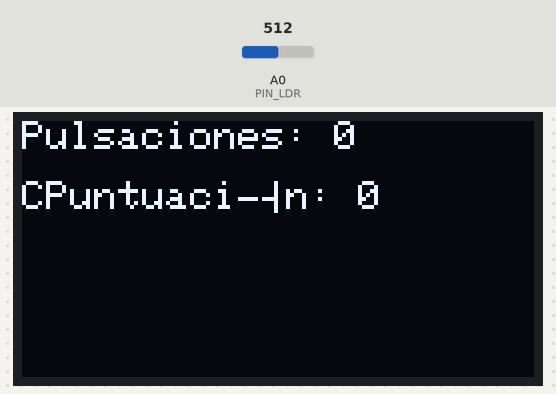
Simulated run of this sketch. Board: ESP8266 (Wemos D1 mini). Shown: 128×64 one-colour display. The inputs (shaded band) are chosen by the test bench; at power-on: A0 (PIN_LDR) = 512. What the sketch prints to the serial monitor is not drawn.

Above: at 0.6 s.

The sketch:

Ejercicio09-Puntuaciones_Wemos.ino
```cpp
//Temporizador mostrar datos
#include "Timer.h"                     //http://github.com/JChristensen/Timer

//Librerías pantalla LCD
#include <Wire.h>
#include <Adafruit_SSD1306.h>

#define PIN_LDR A0
#define PIN_BOTON_A D3

long puntuacion = 0;
int pulsaciones_a;

boolean anterior_a;

//timer
Timer t;

//Objeto pantalla
#define OLED_RESET 0  // GPIO0
Adafruit_SSD1306 display(OLED_RESET);

void setup() {
  Serial.begin(9600);

  pinMode(PIN_BOTON_A, INPUT);
  anterior_a = digitalRead(PIN_BOTON_A);

  t.every(500, muestra_datos);

  //Inicializo pantalla
  display.begin(SSD1306_SWITCHCAPVCC, 0x3C);  // initialize with the I2C addr 0x3C (for the 64x48)
}

void loop() {
  t.update();

  boolean estado_a = digitalRead(PIN_BOTON_A);

  if (anterior_a != estado_a) {
    if (estado_a == LOW) {
      Serial.println(F("Pulsado boton A"));
      pulsaciones_a++;
      if (pulsaciones_a > 8) {
        puntuacion = 0;
        pulsaciones_a = 1;
      }
      int sensorValue = analogRead(PIN_LDR);
      puntuacion += sensorValue * 10;
    }
  }

  anterior_a = estado_a;
  delay(50); //Evitar rebotes
}


void muestra_datos()
{
  Serial.println("Pulsaciones: " + String(pulsaciones_a));
  Serial.println("Puntuación: " + String(puntuacion));
  Serial.println("Valor LDR: " + String(analogRead(PIN_LDR)));

  display.clearDisplay();
  display.setTextSize(1);
  display.setCursor(0, 0);
  display.setTextColor(WHITE);
  display.print("Pulsaciones: ");
  display.print(pulsaciones_a);
  display.setCursor(0, 15);
  display.print("CPuntuación: ");
  display.print(puntuacion);
  display.display();
}
```
